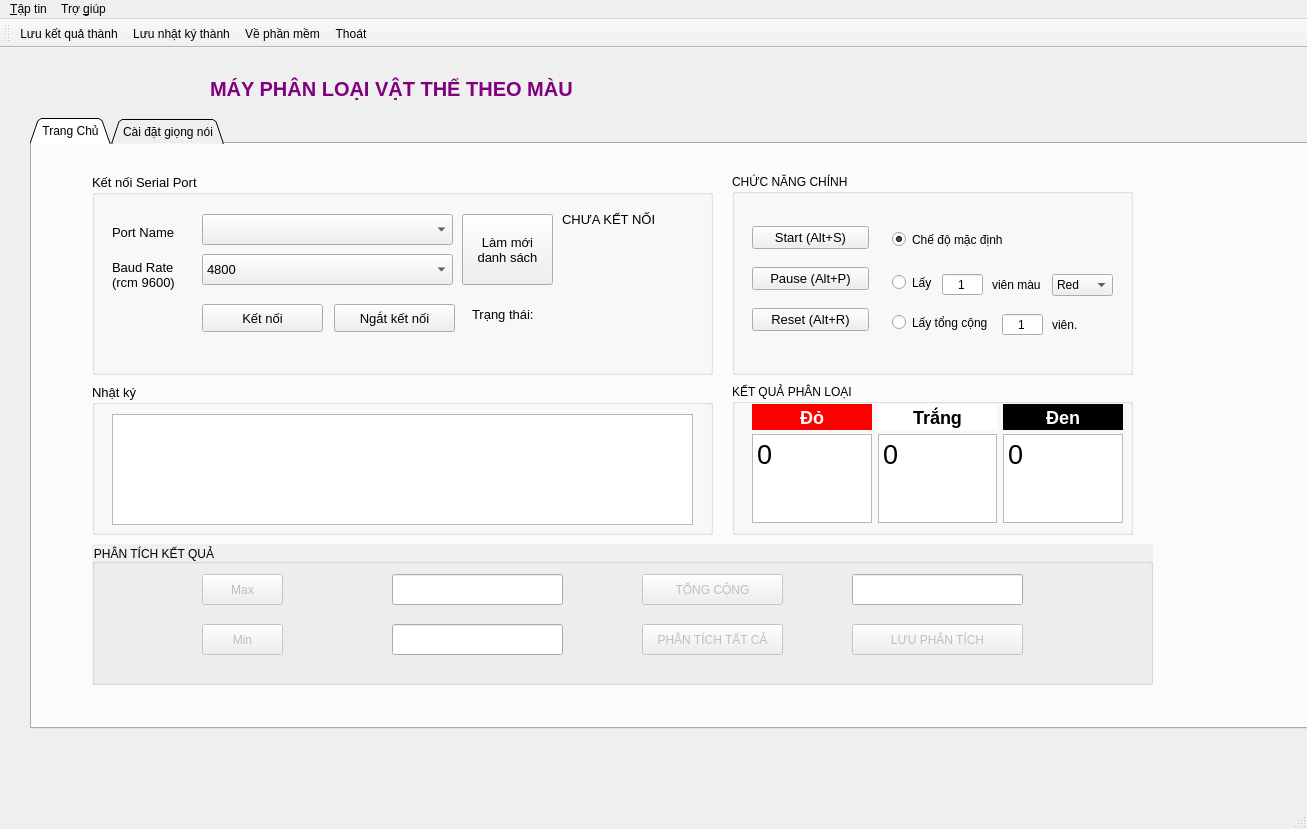
<?xml version="1.0" encoding="UTF-8"?>
<ui version="4.0">
 <class>MainWindow</class>
 <widget class="QMainWindow" name="MainWindow">
  <property name="geometry">
   <rect>
    <x>0</x>
    <y>0</y>
    <width>1307</width>
    <height>829</height>
   </rect>
  </property>
  <property name="windowTitle">
   <string>Máy phân loại vật thể theo màu</string>
  </property>
  <property name="windowIcon">
   <iconset resource="icon-resource.qrc">
    <normaloff>:/new/prefix1/icon/colors.png</normaloff>:/new/prefix1/icon/colors.png</iconset>
  </property>
  <property name="tabShape">
   <enum>QTabWidget::Rounded</enum>
  </property>
  <widget class="QWidget" name="centralwidget">
   <widget class="QTabWidget" name="tabWidget">
    <property name="geometry">
     <rect>
      <x>30</x>
      <y>70</y>
      <width>1301</width>
      <height>611</height>
     </rect>
    </property>
    <property name="font">
     <font>
      <pointsize>9</pointsize>
     </font>
    </property>
    <property name="styleSheet">
     <string notr="true">QtabWidget{background-color:rgb(230, 241, 255)}</string>
    </property>
    <property name="tabShape">
     <enum>QTabWidget::Triangular</enum>
    </property>
    <property name="currentIndex">
     <number>0</number>
    </property>
    <widget class="QWidget" name="tab_1">
     <attribute name="title">
      <string>Trang Chủ</string>
     </attribute>
     <widget class="QGroupBox" name="groupBox">
      <property name="geometry">
       <rect>
        <x>60</x>
        <y>30</y>
        <width>621</width>
        <height>201</height>
       </rect>
      </property>
      <property name="font">
       <font>
        <pointsize>10</pointsize>
       </font>
      </property>
      <property name="title">
       <string>Kết nối Serial Port</string>
      </property>
      <widget class="QLabel" name="label">
       <property name="geometry">
        <rect>
         <x>20</x>
         <y>50</y>
         <width>91</width>
         <height>16</height>
        </rect>
       </property>
       <property name="text">
        <string>Port Name</string>
       </property>
      </widget>
      <widget class="QLabel" name="label_2">
       <property name="geometry">
        <rect>
         <x>20</x>
         <y>80</y>
         <width>91</width>
         <height>41</height>
        </rect>
       </property>
       <property name="text">
        <string>Baud Rate
(rcm 9600)</string>
       </property>
      </widget>
      <widget class="QComboBox" name="comboBoxPortName">
       <property name="geometry">
        <rect>
         <x>110</x>
         <y>40</y>
         <width>251</width>
         <height>31</height>
        </rect>
       </property>
      </widget>
      <widget class="QComboBox" name="comboBoxBaudRate">
       <property name="geometry">
        <rect>
         <x>110</x>
         <y>80</y>
         <width>251</width>
         <height>31</height>
        </rect>
       </property>
       <property name="currentText">
        <string notr="true">4800</string>
       </property>
       <item>
        <property name="text">
         <string>4800</string>
        </property>
       </item>
       <item>
        <property name="text">
         <string>9600</string>
        </property>
       </item>
       <item>
        <property name="text">
         <string>19200</string>
        </property>
       </item>
       <item>
        <property name="text">
         <string>115200</string>
        </property>
       </item>
      </widget>
      <widget class="QPushButton" name="pushButtonConnect">
       <property name="geometry">
        <rect>
         <x>110</x>
         <y>130</y>
         <width>121</width>
         <height>28</height>
        </rect>
       </property>
       <property name="text">
        <string>Kết nối</string>
       </property>
      </widget>
      <widget class="QPushButton" name="pushButtonDisconnect">
       <property name="geometry">
        <rect>
         <x>242</x>
         <y>130</y>
         <width>121</width>
         <height>28</height>
        </rect>
       </property>
       <property name="text">
        <string>Ngắt kết nối</string>
       </property>
      </widget>
      <widget class="QPushButton" name="pushButtonRefresh">
       <property name="geometry">
        <rect>
         <x>370</x>
         <y>40</y>
         <width>91</width>
         <height>71</height>
        </rect>
       </property>
       <property name="text">
        <string>Làm mới
danh sách</string>
       </property>
      </widget>
      <widget class="QLabel" name="label_3">
       <property name="geometry">
        <rect>
         <x>380</x>
         <y>130</y>
         <width>91</width>
         <height>21</height>
        </rect>
       </property>
       <property name="text">
        <string>Trạng thái:</string>
       </property>
      </widget>
      <widget class="QLabel" name="labelConnectStatus">
       <property name="geometry">
        <rect>
         <x>470</x>
         <y>30</y>
         <width>141</width>
         <height>31</height>
        </rect>
       </property>
       <property name="text">
        <string>CHƯA KẾT NỐI</string>
       </property>
      </widget>
      <widget class="QLabel" name="labelToReadyIcon">
       <property name="geometry">
        <rect>
         <x>490</x>
         <y>70</y>
         <width>111</width>
         <height>121</height>
        </rect>
       </property>
       <property name="text">
        <string/>
       </property>
      </widget>
     </widget>
     <widget class="QGroupBox" name="groupBox_5">
      <property name="geometry">
       <rect>
        <x>60</x>
        <y>240</y>
        <width>621</width>
        <height>151</height>
       </rect>
      </property>
      <property name="font">
       <font>
        <pointsize>10</pointsize>
       </font>
      </property>
      <property name="title">
       <string>Nhật ký</string>
      </property>
      <widget class="QTextEdit" name="textEditReceiveData">
       <property name="geometry">
        <rect>
         <x>20</x>
         <y>30</y>
         <width>581</width>
         <height>111</height>
        </rect>
       </property>
      </widget>
     </widget>
     <widget class="QGroupBox" name="groupBox_3">
      <property name="geometry">
       <rect>
        <x>60</x>
        <y>400</y>
        <width>1061</width>
        <height>141</height>
       </rect>
      </property>
      <property name="styleSheet">
       <string notr="true">QGroupBox { background-color : rgb(240, 240, 240); }</string>
      </property>
      <property name="title">
       <string>PHÂN TÍCH KẾT QUẢ</string>
      </property>
      <widget class="QPushButton" name="pushButtonMax">
       <property name="enabled">
        <bool>false</bool>
       </property>
       <property name="geometry">
        <rect>
         <x>110</x>
         <y>30</y>
         <width>81</width>
         <height>31</height>
        </rect>
       </property>
       <property name="text">
        <string>Max</string>
       </property>
      </widget>
      <widget class="QLabel" name="mauMax">
       <property name="geometry">
        <rect>
         <x>210</x>
         <y>30</y>
         <width>61</width>
         <height>31</height>
        </rect>
       </property>
       <property name="text">
        <string/>
       </property>
      </widget>
      <widget class="QPushButton" name="pushButtonMin">
       <property name="enabled">
        <bool>false</bool>
       </property>
       <property name="geometry">
        <rect>
         <x>110</x>
         <y>80</y>
         <width>81</width>
         <height>31</height>
        </rect>
       </property>
       <property name="text">
        <string>Min</string>
       </property>
      </widget>
      <widget class="QLabel" name="mauMin">
       <property name="geometry">
        <rect>
         <x>210</x>
         <y>80</y>
         <width>61</width>
         <height>31</height>
        </rect>
       </property>
       <property name="text">
        <string/>
       </property>
      </widget>
      <widget class="QPushButton" name="pushButtonNumAll">
       <property name="enabled">
        <bool>false</bool>
       </property>
       <property name="geometry">
        <rect>
         <x>550</x>
         <y>30</y>
         <width>141</width>
         <height>31</height>
        </rect>
       </property>
       <property name="text">
        <string>TỔNG CỘNG</string>
       </property>
      </widget>
      <widget class="QPushButton" name="pushButtonPhanTichAll">
       <property name="enabled">
        <bool>false</bool>
       </property>
       <property name="geometry">
        <rect>
         <x>550</x>
         <y>80</y>
         <width>141</width>
         <height>31</height>
        </rect>
       </property>
       <property name="text">
        <string>PHÂN TÍCH TẤT CẢ</string>
       </property>
      </widget>
      <widget class="QPushButton" name="pushButtonLuuPhaTich">
       <property name="enabled">
        <bool>false</bool>
       </property>
       <property name="geometry">
        <rect>
         <x>760</x>
         <y>80</y>
         <width>171</width>
         <height>31</height>
        </rect>
       </property>
       <property name="text">
        <string>LƯU PHÂN TÍCH</string>
       </property>
      </widget>
      <widget class="QLineEdit" name="lineEditSoLuongMauMax">
       <property name="geometry">
        <rect>
         <x>300</x>
         <y>30</y>
         <width>171</width>
         <height>31</height>
        </rect>
       </property>
       <property name="alignment">
        <set>Qt::AlignCenter</set>
       </property>
      </widget>
      <widget class="QLineEdit" name="lineEditSoLuongMauMin">
       <property name="geometry">
        <rect>
         <x>300</x>
         <y>80</y>
         <width>171</width>
         <height>31</height>
        </rect>
       </property>
       <property name="alignment">
        <set>Qt::AlignCenter</set>
       </property>
      </widget>
      <widget class="QLineEdit" name="lineEditNumAll">
       <property name="geometry">
        <rect>
         <x>760</x>
         <y>30</y>
         <width>171</width>
         <height>31</height>
        </rect>
       </property>
       <property name="alignment">
        <set>Qt::AlignCenter</set>
       </property>
      </widget>
     </widget>
     <widget class="QGroupBox" name="groupBox_4">
      <property name="geometry">
       <rect>
        <x>700</x>
        <y>30</y>
        <width>401</width>
        <height>201</height>
       </rect>
      </property>
      <property name="styleSheet">
       <string notr="true"/>
      </property>
      <property name="title">
       <string>CHỨC NĂNG CHÍNH</string>
      </property>
      <widget class="QWidget" name="layoutWidget_4">
       <property name="geometry">
        <rect>
         <x>20</x>
         <y>40</y>
         <width>117</width>
         <height>131</height>
        </rect>
       </property>
       <layout class="QVBoxLayout" name="verticalLayout_2">
        <item>
         <widget class="QPushButton" name="pushButtonStartProc">
          <property name="font">
           <font>
            <pointsize>10</pointsize>
           </font>
          </property>
          <property name="text">
           <string>Start (Alt+S)</string>
          </property>
          <property name="shortcut">
           <string>Alt+S</string>
          </property>
         </widget>
        </item>
        <item>
         <widget class="QPushButton" name="pushButtonPauseProc">
          <property name="font">
           <font>
            <pointsize>10</pointsize>
           </font>
          </property>
          <property name="text">
           <string>Pause (Alt+P)</string>
          </property>
          <property name="shortcut">
           <string>Alt+P</string>
          </property>
         </widget>
        </item>
        <item>
         <widget class="QPushButton" name="pushButtonResetProc">
          <property name="font">
           <font>
            <pointsize>10</pointsize>
           </font>
          </property>
          <property name="text">
           <string>Reset (Alt+R)</string>
          </property>
          <property name="shortcut">
           <string>Alt+R</string>
          </property>
         </widget>
        </item>
       </layout>
      </widget>
      <widget class="QLineEdit" name="lineEditMode1">
       <property name="geometry">
        <rect>
         <x>210</x>
         <y>100</y>
         <width>41</width>
         <height>21</height>
        </rect>
       </property>
       <property name="text">
        <string>1</string>
       </property>
       <property name="alignment">
        <set>Qt::AlignCenter</set>
       </property>
      </widget>
      <widget class="QLabel" name="label_8">
       <property name="geometry">
        <rect>
         <x>260</x>
         <y>100</y>
         <width>51</width>
         <height>21</height>
        </rect>
       </property>
       <property name="text">
        <string>viên màu</string>
       </property>
      </widget>
      <widget class="QComboBox" name="comboBoxMode1">
       <property name="geometry">
        <rect>
         <x>320</x>
         <y>100</y>
         <width>61</width>
         <height>22</height>
        </rect>
       </property>
       <item>
        <property name="text">
         <string>Red</string>
        </property>
       </item>
       <item>
        <property name="text">
         <string>White</string>
        </property>
       </item>
       <item>
        <property name="text">
         <string>Black</string>
        </property>
       </item>
      </widget>
      <widget class="QLineEdit" name="lineEditMode2">
       <property name="geometry">
        <rect>
         <x>270</x>
         <y>140</y>
         <width>41</width>
         <height>21</height>
        </rect>
       </property>
       <property name="text">
        <string>1</string>
       </property>
       <property name="alignment">
        <set>Qt::AlignCenter</set>
       </property>
      </widget>
      <widget class="QLabel" name="label_9">
       <property name="geometry">
        <rect>
         <x>320</x>
         <y>140</y>
         <width>51</width>
         <height>21</height>
        </rect>
       </property>
       <property name="text">
        <string>viên.</string>
       </property>
      </widget>
      <widget class="QRadioButton" name="radioButtonMode1">
       <property name="geometry">
        <rect>
         <x>160</x>
         <y>100</y>
         <width>41</width>
         <height>17</height>
        </rect>
       </property>
       <property name="text">
        <string>Lấy</string>
       </property>
      </widget>
      <widget class="QRadioButton" name="radioButtonMode2">
       <property name="geometry">
        <rect>
         <x>160</x>
         <y>140</y>
         <width>101</width>
         <height>17</height>
        </rect>
       </property>
       <property name="text">
        <string>Lấy tổng cộng</string>
       </property>
      </widget>
      <widget class="QRadioButton" name="radioButtonDefault">
       <property name="geometry">
        <rect>
         <x>160</x>
         <y>50</y>
         <width>191</width>
         <height>31</height>
        </rect>
       </property>
       <property name="text">
        <string>Chế độ mặc định</string>
       </property>
       <property name="checked">
        <bool>true</bool>
       </property>
      </widget>
     </widget>
     <widget class="QGroupBox" name="groupBoxSortingResult">
      <property name="geometry">
       <rect>
        <x>700</x>
        <y>240</y>
        <width>401</width>
        <height>151</height>
       </rect>
      </property>
      <property name="title">
       <string>KẾT QUẢ PHÂN LOẠI</string>
      </property>
      <widget class="QWidget" name="layoutWidget_2">
       <property name="geometry">
        <rect>
         <x>20</x>
         <y>20</y>
         <width>371</width>
         <height>26</height>
        </rect>
       </property>
       <layout class="QHBoxLayout" name="horizontalLayout">
        <item>
         <widget class="QLabel" name="label_5">
          <property name="font">
           <font>
            <pointsize>-1</pointsize>
            <weight>75</weight>
            <bold>true</bold>
           </font>
          </property>
          <property name="styleSheet">
           <string notr="true">QLabel { background-color : red; color : white; font-weight: bold; font-size: 18px}</string>
          </property>
          <property name="text">
           <string>Đỏ</string>
          </property>
          <property name="alignment">
           <set>Qt::AlignCenter</set>
          </property>
         </widget>
        </item>
        <item>
         <widget class="QLabel" name="label_6">
          <property name="enabled">
           <bool>true</bool>
          </property>
          <property name="font">
           <font>
            <pointsize>-1</pointsize>
            <weight>75</weight>
            <bold>true</bold>
           </font>
          </property>
          <property name="styleSheet">
           <string notr="true">QLabel { background-color : white; color : black; font-weight: bold; font-size: 18px}</string>
          </property>
          <property name="text">
           <string>Trắng</string>
          </property>
          <property name="alignment">
           <set>Qt::AlignCenter</set>
          </property>
         </widget>
        </item>
        <item>
         <widget class="QLabel" name="label_7">
          <property name="font">
           <font>
            <pointsize>-1</pointsize>
            <weight>75</weight>
            <bold>true</bold>
           </font>
          </property>
          <property name="styleSheet">
           <string notr="true">QLabel { background-color : black; color : white; font-weight: bold; font-size: 18px}</string>
          </property>
          <property name="text">
           <string>Đen</string>
          </property>
          <property name="alignment">
           <set>Qt::AlignCenter</set>
          </property>
         </widget>
        </item>
       </layout>
      </widget>
      <widget class="QWidget" name="layoutWidget_3">
       <property name="geometry">
        <rect>
         <x>20</x>
         <y>50</y>
         <width>371</width>
         <height>89</height>
        </rect>
       </property>
       <layout class="QHBoxLayout" name="horizontalLayout_5">
        <item>
         <widget class="QPlainTextEdit" name="plainRedNum">
          <property name="font">
           <font>
            <pointsize>20</pointsize>
           </font>
          </property>
          <property name="styleSheet">
           <string notr="true"/>
          </property>
          <property name="readOnly">
           <bool>true</bool>
          </property>
          <property name="plainText">
           <string>0</string>
          </property>
         </widget>
        </item>
        <item>
         <widget class="QPlainTextEdit" name="plainWhiteNum">
          <property name="font">
           <font>
            <pointsize>20</pointsize>
           </font>
          </property>
          <property name="readOnly">
           <bool>true</bool>
          </property>
          <property name="plainText">
           <string>0</string>
          </property>
         </widget>
        </item>
        <item>
         <widget class="QPlainTextEdit" name="plainBlackNum">
          <property name="font">
           <font>
            <pointsize>20</pointsize>
           </font>
          </property>
          <property name="readOnly">
           <bool>true</bool>
          </property>
          <property name="plainText">
           <string>0</string>
          </property>
         </widget>
        </item>
       </layout>
      </widget>
     </widget>
    </widget>
    <widget class="QWidget" name="tab_3">
     <attribute name="title">
      <string>Cài đặt giọng nói</string>
     </attribute>
     <widget class="QPlainTextEdit" name="plainTexttoSpeech">
      <property name="geometry">
       <rect>
        <x>28</x>
        <y>70</y>
        <width>531</width>
        <height>121</height>
       </rect>
      </property>
      <property name="sizePolicy">
       <sizepolicy hsizetype="Expanding" vsizetype="Expanding">
        <horstretch>0</horstretch>
        <verstretch>0</verstretch>
       </sizepolicy>
      </property>
      <property name="plainText">
       <string>Hello, this is an example text in English.</string>
      </property>
     </widget>
     <widget class="QWidget" name="layoutWidget">
      <property name="geometry">
       <rect>
        <x>30</x>
        <y>210</y>
        <width>529</width>
        <height>175</height>
       </rect>
      </property>
      <layout class="QGridLayout" name="gridLayout_2">
       <item row="4" column="0">
        <widget class="QLabel" name="engineLabel">
         <property name="sizePolicy">
          <sizepolicy hsizetype="Minimum" vsizetype="Preferred">
           <horstretch>0</horstretch>
           <verstretch>0</verstretch>
          </sizepolicy>
         </property>
         <property name="text">
          <string>Cơ chế:</string>
         </property>
         <property name="alignment">
          <set>Qt::AlignRight|Qt::AlignTrailing|Qt::AlignVCenter</set>
         </property>
        </widget>
       </item>
       <item row="3" column="0">
        <widget class="QLabel" name="pitchLabel">
         <property name="sizePolicy">
          <sizepolicy hsizetype="Minimum" vsizetype="Preferred">
           <horstretch>0</horstretch>
           <verstretch>0</verstretch>
          </sizepolicy>
         </property>
         <property name="text">
          <string>Cao độ:</string>
         </property>
         <property name="alignment">
          <set>Qt::AlignRight|Qt::AlignTrailing|Qt::AlignVCenter</set>
         </property>
        </widget>
       </item>
       <item row="5" column="0">
        <widget class="QLabel" name="languageLabel">
         <property name="sizePolicy">
          <sizepolicy hsizetype="Minimum" vsizetype="Preferred">
           <horstretch>0</horstretch>
           <verstretch>0</verstretch>
          </sizepolicy>
         </property>
         <property name="text">
          <string>&amp;Ngôn ngữ:</string>
         </property>
         <property name="alignment">
          <set>Qt::AlignRight|Qt::AlignTrailing|Qt::AlignVCenter</set>
         </property>
         <property name="buddy">
          <cstring>languageComboBox</cstring>
         </property>
        </widget>
       </item>
       <item row="3" column="2">
        <widget class="QSlider" name="pitchSlider">
         <property name="minimum">
          <number>-10</number>
         </property>
         <property name="maximum">
          <number>10</number>
         </property>
         <property name="singleStep">
          <number>1</number>
         </property>
         <property name="orientation">
          <enum>Qt::Horizontal</enum>
         </property>
        </widget>
       </item>
       <item row="6" column="0">
        <widget class="QLabel" name="voiceNameLabel">
         <property name="text">
          <string>Giọng nói:</string>
         </property>
         <property name="alignment">
          <set>Qt::AlignRight|Qt::AlignTrailing|Qt::AlignVCenter</set>
         </property>
        </widget>
       </item>
       <item row="1" column="2">
        <widget class="QSlider" name="volumeSlider">
         <property name="maximum">
          <number>100</number>
         </property>
         <property name="singleStep">
          <number>5</number>
         </property>
         <property name="pageStep">
          <number>20</number>
         </property>
         <property name="value">
          <number>70</number>
         </property>
         <property name="orientation">
          <enum>Qt::Horizontal</enum>
         </property>
        </widget>
       </item>
       <item row="5" column="2">
        <widget class="QComboBox" name="languageComboBox">
         <property name="sizePolicy">
          <sizepolicy hsizetype="Expanding" vsizetype="Fixed">
           <horstretch>0</horstretch>
           <verstretch>0</verstretch>
          </sizepolicy>
         </property>
        </widget>
       </item>
       <item row="6" column="2">
        <widget class="QComboBox" name="voiceNameComboBox"/>
       </item>
       <item row="2" column="0">
        <widget class="QLabel" name="rateLabel">
         <property name="sizePolicy">
          <sizepolicy hsizetype="Minimum" vsizetype="Preferred">
           <horstretch>0</horstretch>
           <verstretch>0</verstretch>
          </sizepolicy>
         </property>
         <property name="text">
          <string>Tốc độ:</string>
         </property>
         <property name="alignment">
          <set>Qt::AlignRight|Qt::AlignTrailing|Qt::AlignVCenter</set>
         </property>
        </widget>
       </item>
       <item row="1" column="0">
        <widget class="QLabel" name="volumeLabel">
         <property name="sizePolicy">
          <sizepolicy hsizetype="Minimum" vsizetype="Preferred">
           <horstretch>0</horstretch>
           <verstretch>0</verstretch>
          </sizepolicy>
         </property>
         <property name="text">
          <string>Âm lượng:</string>
         </property>
         <property name="alignment">
          <set>Qt::AlignRight|Qt::AlignTrailing|Qt::AlignVCenter</set>
         </property>
        </widget>
       </item>
       <item row="2" column="2">
        <widget class="QSlider" name="rateSlider">
         <property name="minimum">
          <number>-10</number>
         </property>
         <property name="maximum">
          <number>10</number>
         </property>
         <property name="orientation">
          <enum>Qt::Horizontal</enum>
         </property>
        </widget>
       </item>
       <item row="4" column="2">
        <widget class="QComboBox" name="engineComboBox">
         <property name="sizePolicy">
          <sizepolicy hsizetype="Expanding" vsizetype="Fixed">
           <horstretch>0</horstretch>
           <verstretch>0</verstretch>
          </sizepolicy>
         </property>
        </widget>
       </item>
      </layout>
     </widget>
     <widget class="QWidget" name="layoutWidget">
      <property name="geometry">
       <rect>
        <x>80</x>
        <y>490</y>
        <width>437</width>
        <height>41</height>
       </rect>
      </property>
      <layout class="QHBoxLayout" name="horizontalLayout_3">
       <item>
        <widget class="QPushButton" name="speakButton">
         <property name="text">
          <string>Nói thử</string>
         </property>
        </widget>
       </item>
       <item>
        <widget class="QPushButton" name="pauseButton">
         <property name="enabled">
          <bool>false</bool>
         </property>
         <property name="text">
          <string>Tạm dừng thử</string>
         </property>
        </widget>
       </item>
       <item>
        <widget class="QPushButton" name="resumeButton">
         <property name="enabled">
          <bool>false</bool>
         </property>
         <property name="text">
          <string>Nói tiếp</string>
         </property>
        </widget>
       </item>
       <item>
        <widget class="QPushButton" name="stopButton">
         <property name="text">
          <string>Dừng nói thử</string>
         </property>
        </widget>
       </item>
      </layout>
     </widget>
     <widget class="QLabel" name="label_4">
      <property name="geometry">
       <rect>
        <x>30</x>
        <y>40</y>
        <width>101</width>
        <height>16</height>
       </rect>
      </property>
      <property name="text">
       <string>Văn bản mẫu</string>
      </property>
     </widget>
    </widget>
   </widget>
   <widget class="QLabel" name="labelProgramName">
    <property name="geometry">
     <rect>
      <x>210</x>
      <y>10</y>
      <width>451</width>
      <height>61</height>
     </rect>
    </property>
    <property name="styleSheet">
     <string notr="true">QLabel {
	color: purple; 
	font-weight: bold;
	font-size: 20px;
	text-align:center;
}</string>
    </property>
    <property name="text">
     <string>MÁY PHÂN LOẠI VẬT THỂ THEO MÀU</string>
    </property>
   </widget>
   <widget class="QLabel" name="labelProgramIcon">
    <property name="geometry">
     <rect>
      <x>140</x>
      <y>10</y>
      <width>61</width>
      <height>61</height>
     </rect>
    </property>
    <property name="text">
     <string/>
    </property>
   </widget>
  </widget>
  <widget class="QMenuBar" name="menubar">
   <property name="geometry">
    <rect>
     <x>0</x>
     <y>0</y>
     <width>1307</width>
     <height>21</height>
    </rect>
   </property>
   <widget class="QMenu" name="menuFile">
    <property name="title">
     <string>&amp;Tập tin</string>
    </property>
    <addaction name="actionSave_as"/>
    <addaction name="separator"/>
    <addaction name="separator"/>
    <addaction name="actionSave_log_as"/>
    <addaction name="separator"/>
    <addaction name="actionExit"/>
   </widget>
   <widget class="QMenu" name="menuHelp">
    <property name="title">
     <string>Trợ &amp;giúp</string>
    </property>
    <addaction name="actionAbout"/>
   </widget>
   <addaction name="menuFile"/>
   <addaction name="menuHelp"/>
  </widget>
  <widget class="QStatusBar" name="statusbar"/>
  <widget class="QToolBar" name="toolBar">
   <property name="enabled">
    <bool>true</bool>
   </property>
   <property name="font">
    <font>
     <pointsize>9</pointsize>
    </font>
   </property>
   <property name="windowTitle">
    <string>toolBar</string>
   </property>
   <property name="layoutDirection">
    <enum>Qt::LeftToRight</enum>
   </property>
   <property name="movable">
    <bool>true</bool>
   </property>
   <property name="orientation">
    <enum>Qt::Horizontal</enum>
   </property>
   <property name="toolButtonStyle">
    <enum>Qt::ToolButtonTextUnderIcon</enum>
   </property>
   <property name="floatable">
    <bool>true</bool>
   </property>
   <attribute name="toolBarArea">
    <enum>TopToolBarArea</enum>
   </attribute>
   <attribute name="toolBarBreak">
    <bool>false</bool>
   </attribute>
   <addaction name="actionSave_as"/>
   <addaction name="actionSave_log_as"/>
   <addaction name="actionAbout"/>
   <addaction name="actionExit"/>
  </widget>
  <action name="actionSave_as">
   <property name="icon">
    <iconset resource="icon-resource.qrc">
     <normaloff>:/new/prefix1/icon/Save-new.ico</normaloff>:/new/prefix1/icon/Save-new.ico</iconset>
   </property>
   <property name="text">
    <string>&amp;Lưu kết quả thành...</string>
   </property>
   <property name="toolTip">
    <string>Lưu kết quả thành</string>
   </property>
   <property name="shortcut">
    <string>Ctrl+S</string>
   </property>
  </action>
  <action name="actionExit">
   <property name="icon">
    <iconset resource="icon-resource.qrc">
     <normaloff>:/new/prefix1/icon/exit.ico</normaloff>:/new/prefix1/icon/exit.ico</iconset>
   </property>
   <property name="text">
    <string>&amp;Thoát</string>
   </property>
   <property name="shortcut">
    <string>Ctrl+W</string>
   </property>
  </action>
  <action name="actionAbout">
   <property name="icon">
    <iconset resource="icon-resource.qrc">
     <normaloff>:/new/prefix1/icon/About.ico</normaloff>:/new/prefix1/icon/About.ico</iconset>
   </property>
   <property name="text">
    <string>&amp;Về phần mềm...</string>
   </property>
   <property name="shortcut">
    <string>F1</string>
   </property>
  </action>
  <action name="actionSave_log_as">
   <property name="icon">
    <iconset resource="icon-resource.qrc">
     <normaloff>:/new/prefix1/icon/Save-old.ico</normaloff>:/new/prefix1/icon/Save-old.ico</iconset>
   </property>
   <property name="text">
    <string>Lưu &amp;nhật ký thành...</string>
   </property>
   <property name="shortcut">
    <string>Ctrl+Shift+S</string>
   </property>
  </action>
 </widget>
 <resources>
  <include location="icon-resource.qrc"/>
 </resources>
 <connections/>
</ui>
